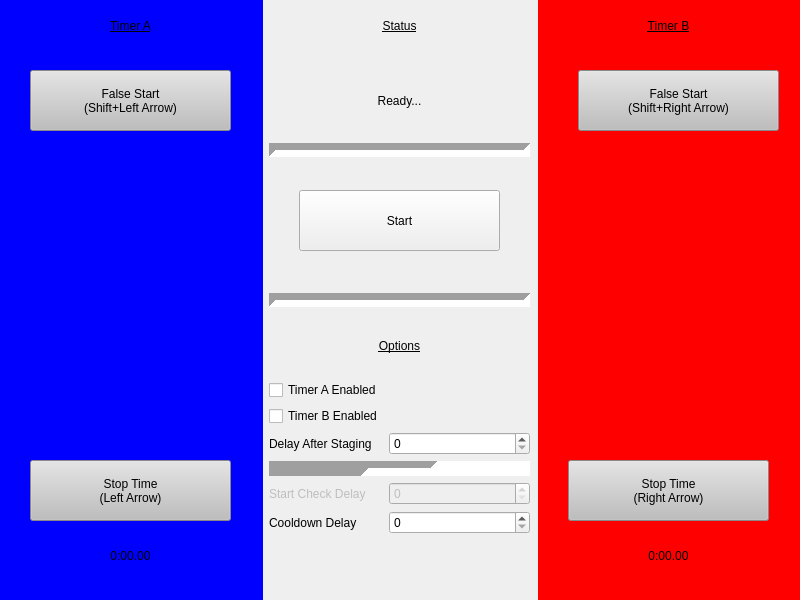
<?xml version="1.0" encoding="UTF-8"?>
<ui version="4.0">
 <class>MainWindow</class>
 <widget class="QMainWindow" name="MainWindow">
  <property name="geometry">
   <rect>
    <x>0</x>
    <y>0</y>
    <width>800</width>
    <height>600</height>
   </rect>
  </property>
  <property name="minimumSize">
   <size>
    <width>800</width>
    <height>600</height>
   </size>
  </property>
  <property name="maximumSize">
   <size>
    <width>800</width>
    <height>600</height>
   </size>
  </property>
  <property name="mouseTracking">
   <bool>false</bool>
  </property>
  <property name="tabletTracking">
   <bool>false</bool>
  </property>
  <property name="windowTitle">
   <string>MainWindow</string>
  </property>
  <widget class="QWidget" name="centralwidget">
   <property name="enabled">
    <bool>true</bool>
   </property>
   <property name="minimumSize">
    <size>
     <width>800</width>
     <height>600</height>
    </size>
   </property>
   <property name="maximumSize">
    <size>
     <width>800</width>
     <height>600</height>
    </size>
   </property>
   <widget class="QWidget" name="horizontalLayoutWidget">
    <property name="geometry">
     <rect>
      <x>0</x>
      <y>0</y>
      <width>801</width>
      <height>621</height>
     </rect>
    </property>
    <layout class="QHBoxLayout" name="horizontalLayout_3">
     <item>
      <widget class="QWidget" name="AHalf" native="true">
       <property name="styleSheet">
        <string notr="true">background-color: rgb(0, 0, 255);</string>
       </property>
       <widget class="QLabel" name="TimerALabel">
        <property name="geometry">
         <rect>
          <x>0</x>
          <y>0</y>
          <width>261</width>
          <height>51</height>
         </rect>
        </property>
        <property name="styleSheet">
         <string notr="true">font: 40pt &quot;Calibri&quot;;
text-decoration: underline;</string>
        </property>
        <property name="text">
         <string>Timer A</string>
        </property>
        <property name="alignment">
         <set>Qt::AlignCenter</set>
        </property>
       </widget>
       <widget class="QLabel" name="TimerATime">
        <property name="geometry">
         <rect>
          <x>0</x>
          <y>530</y>
          <width>261</width>
          <height>51</height>
         </rect>
        </property>
        <property name="styleSheet">
         <string notr="true">font: 40pt &quot;Calibri&quot;;</string>
        </property>
        <property name="text">
         <string>0:00.00</string>
        </property>
        <property name="alignment">
         <set>Qt::AlignCenter</set>
        </property>
       </widget>
       <widget class="QPushButton" name="AFalseStart">
        <property name="geometry">
         <rect>
          <x>30</x>
          <y>70</y>
          <width>201</width>
          <height>61</height>
         </rect>
        </property>
        <property name="styleSheet">
         <string notr="true">font: 16pt &quot;MS Shell Dlg 2&quot;; background-color: rgb(190, 190, 190);</string>
        </property>
        <property name="text">
         <string>False Start
(Shift+Left Arrow)</string>
        </property>
       </widget>
       <widget class="QPushButton" name="AStopTime">
        <property name="geometry">
         <rect>
          <x>30</x>
          <y>460</y>
          <width>201</width>
          <height>61</height>
         </rect>
        </property>
        <property name="styleSheet">
         <string notr="true">font: 16pt &quot;MS Shell Dlg 2&quot;; background-color: rgb(190, 190, 190);</string>
        </property>
        <property name="text">
         <string>Stop Time
(Left Arrow)</string>
        </property>
       </widget>
      </widget>
     </item>
     <item>
      <widget class="QWidget" name="widget_3" native="true">
       <widget class="QLabel" name="StatusLabel">
        <property name="geometry">
         <rect>
          <x>0</x>
          <y>0</y>
          <width>261</width>
          <height>51</height>
         </rect>
        </property>
        <property name="styleSheet">
         <string notr="true">font: 40pt &quot;Calibri&quot;;
text-decoration: underline;</string>
        </property>
        <property name="text">
         <string>Status</string>
        </property>
        <property name="alignment">
         <set>Qt::AlignCenter</set>
        </property>
       </widget>
       <widget class="QLabel" name="textStatus">
        <property name="geometry">
         <rect>
          <x>10</x>
          <y>60</y>
          <width>241</width>
          <height>81</height>
         </rect>
        </property>
        <property name="styleSheet">
         <string notr="true">font: 22pt &quot;MS Shell Dlg 2&quot;;</string>
        </property>
        <property name="text">
         <string>Ready...</string>
        </property>
        <property name="alignment">
         <set>Qt::AlignCenter</set>
        </property>
       </widget>
       <widget class="Line" name="line">
        <property name="geometry">
         <rect>
          <x>0</x>
          <y>140</y>
          <width>261</width>
          <height>21</height>
         </rect>
        </property>
        <property name="minimumSize">
         <size>
          <width>0</width>
          <height>0</height>
         </size>
        </property>
        <property name="styleSheet">
         <string notr="true">font: 14pt &quot;MS Shell Dlg 2&quot;;</string>
        </property>
        <property name="lineWidth">
         <number>7</number>
        </property>
        <property name="orientation">
         <enum>Qt::Horizontal</enum>
        </property>
       </widget>
       <widget class="QPushButton" name="pushController">
        <property name="geometry">
         <rect>
          <x>30</x>
          <y>190</y>
          <width>201</width>
          <height>61</height>
         </rect>
        </property>
        <property name="styleSheet">
         <string notr="true">font: 25pt &quot;MS Shell Dlg 2&quot;;</string>
        </property>
        <property name="text">
         <string>Start</string>
        </property>
       </widget>
       <widget class="Line" name="line_2">
        <property name="geometry">
         <rect>
          <x>0</x>
          <y>290</y>
          <width>261</width>
          <height>21</height>
         </rect>
        </property>
        <property name="minimumSize">
         <size>
          <width>0</width>
          <height>0</height>
         </size>
        </property>
        <property name="focusPolicy">
         <enum>Qt::NoFocus</enum>
        </property>
        <property name="styleSheet">
         <string notr="true">font: 14pt &quot;MS Shell Dlg 2&quot;;</string>
        </property>
        <property name="lineWidth">
         <number>7</number>
        </property>
        <property name="midLineWidth">
         <number>0</number>
        </property>
        <property name="orientation">
         <enum>Qt::Horizontal</enum>
        </property>
       </widget>
       <widget class="QLabel" name="OptionsLabel">
        <property name="geometry">
         <rect>
          <x>0</x>
          <y>320</y>
          <width>261</width>
          <height>51</height>
         </rect>
        </property>
        <property name="styleSheet">
         <string notr="true">font: 40pt &quot;Calibri&quot;;
text-decoration: underline;</string>
        </property>
        <property name="text">
         <string>Options</string>
        </property>
        <property name="alignment">
         <set>Qt::AlignCenter</set>
        </property>
       </widget>
       <widget class="QWidget" name="formLayoutWidget_2">
        <property name="geometry">
         <rect>
          <x>0</x>
          <y>380</y>
          <width>261</width>
          <height>167</height>
         </rect>
        </property>
        <layout class="QFormLayout" name="formLayout_2">
         <item row="0" column="0">
          <widget class="QCheckBox" name="checkATimerEnable">
           <property name="text">
            <string>Timer A Enabled</string>
           </property>
          </widget>
         </item>
         <item row="1" column="0">
          <widget class="QCheckBox" name="checkBTimerEnable">
           <property name="text">
            <string>Timer B Enabled</string>
           </property>
          </widget>
         </item>
         <item row="2" column="0">
          <widget class="QLabel" name="delayAfterStagingLabel">
           <property name="text">
            <string>Delay After Staging</string>
           </property>
          </widget>
         </item>
         <item row="3" column="0" colspan="2">
          <widget class="Line" name="line_3">
           <property name="minimumSize">
            <size>
             <width>15</width>
             <height>15</height>
            </size>
           </property>
           <property name="lineWidth">
            <number>100</number>
           </property>
           <property name="orientation">
            <enum>Qt::Horizontal</enum>
           </property>
          </widget>
         </item>
         <item row="4" column="0">
          <widget class="QLabel" name="checkDelayLabel">
           <property name="enabled">
            <bool>false</bool>
           </property>
           <property name="text">
            <string>Start Check Delay</string>
           </property>
          </widget>
         </item>
         <item row="5" column="0">
          <widget class="QLabel" name="cooldownDelayLabel">
           <property name="text">
            <string>Cooldown Delay</string>
           </property>
          </widget>
         </item>
         <item row="2" column="1">
          <widget class="QSpinBox" name="StageDelaySpin"/>
         </item>
         <item row="4" column="1">
          <widget class="QSpinBox" name="CheckDelaySpin">
           <property name="enabled">
            <bool>false</bool>
           </property>
          </widget>
         </item>
         <item row="5" column="1">
          <widget class="QSpinBox" name="CooldownSpin"/>
         </item>
        </layout>
       </widget>
      </widget>
     </item>
     <item>
      <widget class="QWidget" name="BHalf" native="true">
       <property name="enabled">
        <bool>true</bool>
       </property>
       <property name="styleSheet">
        <string notr="true">background-color: rgb(255, 0, 0);</string>
       </property>
       <widget class="QLabel" name="TimerBLabel">
        <property name="geometry">
         <rect>
          <x>0</x>
          <y>0</y>
          <width>261</width>
          <height>51</height>
         </rect>
        </property>
        <property name="styleSheet">
         <string notr="true">font: 40pt &quot;Calibri&quot;;
text-decoration: underline;</string>
        </property>
        <property name="text">
         <string>Timer B</string>
        </property>
        <property name="alignment">
         <set>Qt::AlignCenter</set>
        </property>
       </widget>
       <widget class="QLabel" name="TimerBTime">
        <property name="geometry">
         <rect>
          <x>0</x>
          <y>530</y>
          <width>261</width>
          <height>51</height>
         </rect>
        </property>
        <property name="styleSheet">
         <string notr="true">font: 40pt &quot;Calibri&quot;;
</string>
        </property>
        <property name="text">
         <string>0:00.00</string>
        </property>
        <property name="alignment">
         <set>Qt::AlignCenter</set>
        </property>
       </widget>
       <widget class="QPushButton" name="BStopTime">
        <property name="enabled">
         <bool>true</bool>
        </property>
        <property name="geometry">
         <rect>
          <x>30</x>
          <y>460</y>
          <width>201</width>
          <height>61</height>
         </rect>
        </property>
        <property name="autoFillBackground">
         <bool>false</bool>
        </property>
        <property name="styleSheet">
         <string notr="true">font: 16pt &quot;MS Shell Dlg 2&quot;; background-color: rgb(190, 190, 190);</string>
        </property>
        <property name="text">
         <string>Stop Time
(Right Arrow)</string>
        </property>
        <property name="autoDefault">
         <bool>false</bool>
        </property>
        <property name="default">
         <bool>false</bool>
        </property>
        <property name="flat">
         <bool>false</bool>
        </property>
       </widget>
       <widget class="QPushButton" name="BFalseStart">
        <property name="geometry">
         <rect>
          <x>40</x>
          <y>70</y>
          <width>201</width>
          <height>61</height>
         </rect>
        </property>
        <property name="styleSheet">
         <string notr="true">font: 16pt &quot;MS Shell Dlg 2&quot;; background-color: rgb(190, 190, 190);</string>
        </property>
        <property name="text">
         <string>False Start
(Shift+Right Arrow)</string>
        </property>
       </widget>
      </widget>
     </item>
    </layout>
   </widget>
  </widget>
  <action name="actionOptions">
   <property name="text">
    <string>Options</string>
   </property>
  </action>
  <action name="actionExit">
   <property name="text">
    <string>Exit</string>
   </property>
  </action>
 </widget>
 <resources/>
 <connections/>
</ui>
